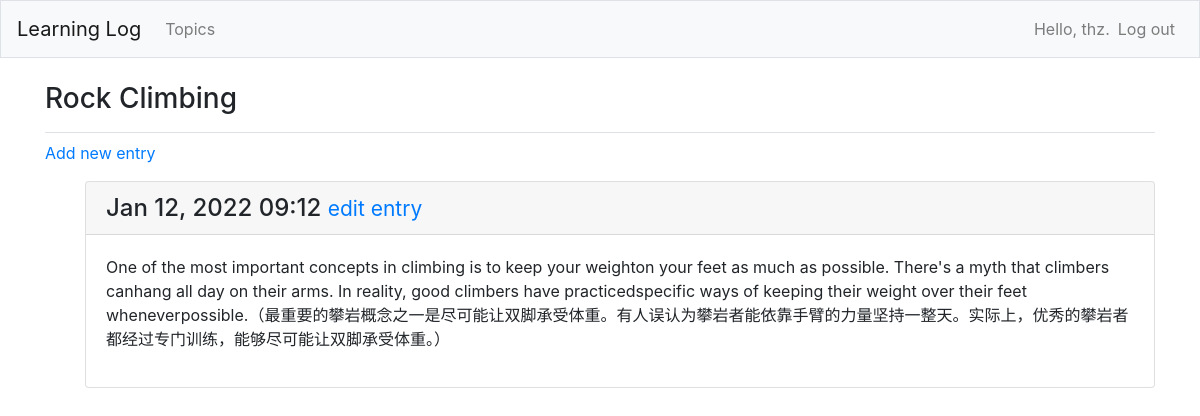
The page /topics/3/ (signed in) on the database its author committed.
### learning_logs/models.py (models this page shows, shortened)
class Topic(models.Model):
    text = models.CharField(max_length=200)
    date_added = models.DateTimeField(auto_now_add=True)
    owner = models.ForeignKey(User, on_delete=models.CASCADE)
    def __str__(self):
        return self.text

class Entry(models.Model):
    topic = models.ForeignKey(Topic, on_delete=models.CASCADE)
    text = models.TextField()
    date_added = models.DateTimeField(auto_now_add=True)
    class Meta:
        verbose_name_plural = 'entries'

### learning_logs/views.py (the view)
# urls.py: path('topics/<int:topic_id>/', views.topic, name='topic'),
@login_required
def topic(request, topic_id):
    topic = get_object_or_404(Topic, id=topic_id)
    if topic.owner != request.user:
        raise Http404
    entries = topic.entry_set.order_by('-date_added')
    context = {'topic': topic, 'entries': entries}
    return render(request, 'learning_logs/topic.html', context)

### learning_logs/templates/learning_logs/topic.html
{% extends 'learning_logs/base.html' %}
{% block page_header %}
  <h3>{{ topic }}</h3>
{% endblock page_header %}
{% block content %}
  <p>
    <a href="{% url 'learning_logs:new_entry' topic.id %}">Add new entry</a>
  </p>
  <ul>
  {% for entry in entries %}
    <div class="card mb-3">
      <h4 class="card-header">
        {{ entry.date_added|date:'M d, Y H:i' }}
        <small><a href="{% url 'learning_logs:edit_entry' entry.id %}">
            edit entry</a></small>
      </h4>
      <div class="card-body">
        {{ entry.text|linebreaks }}
      </div>
    </div>
  {% empty %}
    <p>There are no entries for this topic yet.</p>
  {% endfor %}
{% endblock content %}

### learning_logs/templates/learning_logs/base.html (shortened to what this page needs)
{% load bootstrap4 %}
<!doctype html>
<html lang="en">
<head>
  {% bootstrap_css %}
</head>
<body>
  <nav class="navbar navbar-expand-md navbar-light bg-light mb-4 border">
    <a class="navbar-brand" href="{% url 'learning_logs:index'%}">
        Learning Log</a>
    <div class="collapse navbar-collapse" id="navbarCollapse">
      <ul class="navbar-nav mr-auto">
        <li class="nav-item">
          <a class="nav-link" href="{% url 'learning_logs:topics'%}">
              Topics</a></li>
      </ul>
      <ul class="navbar-nav ml-auto">
        {% if user.is_authenticated %}
          <li class="nav-item">
            <span class="navbar-text"}">Hello, {{ user.username }}.</span>
          </li>
          <li class="nav-item">
            <a class="nav-link" href="{% url 'users:logout' %}">Log out</a>
          </li>
        {% else %}
          <li class="nav-item">
            <a class="nav-link" href="{% url 'users:register' %}">Register</a>
          </li>
          <li class="nav-item">
            <a class="nav-link" href="{% url 'users:login' %}">Log in</a></li>
        {% endif %}
      </ul>
    </div>
  </nav>
  <main role="main" class="container">
    <div class="pb-2 mb-2 border-bottom">
      {% block page_header %}{% endblock page_header %}
    </div>
    <div>
      {% block content %}{% endblock content %}
    </div>
  </main>
</body>
</html>

### rows shown on the page
Topic: text "Rock Climbing"
Entry: date_added "Jan 12, 2022 09:12", text "One of the most important concepts in climbing is to keep your weighton your feet as much as possible. There's a myth that climbers canhang all day on their arms. In reality, good climbers have practicedspecific ways of keeping their weight over their feet wheneverpossible.（最重要的攀岩概念之一是尽可能让双脚承受体重。有人误认为攀岩者能依靠手臂的力量坚持一整天。实际上，优秀的攀岩者都经过专门训练，能够尽可能让双脚承受体重。）"

### other values the page prints
{{ user.username }} "thz"
